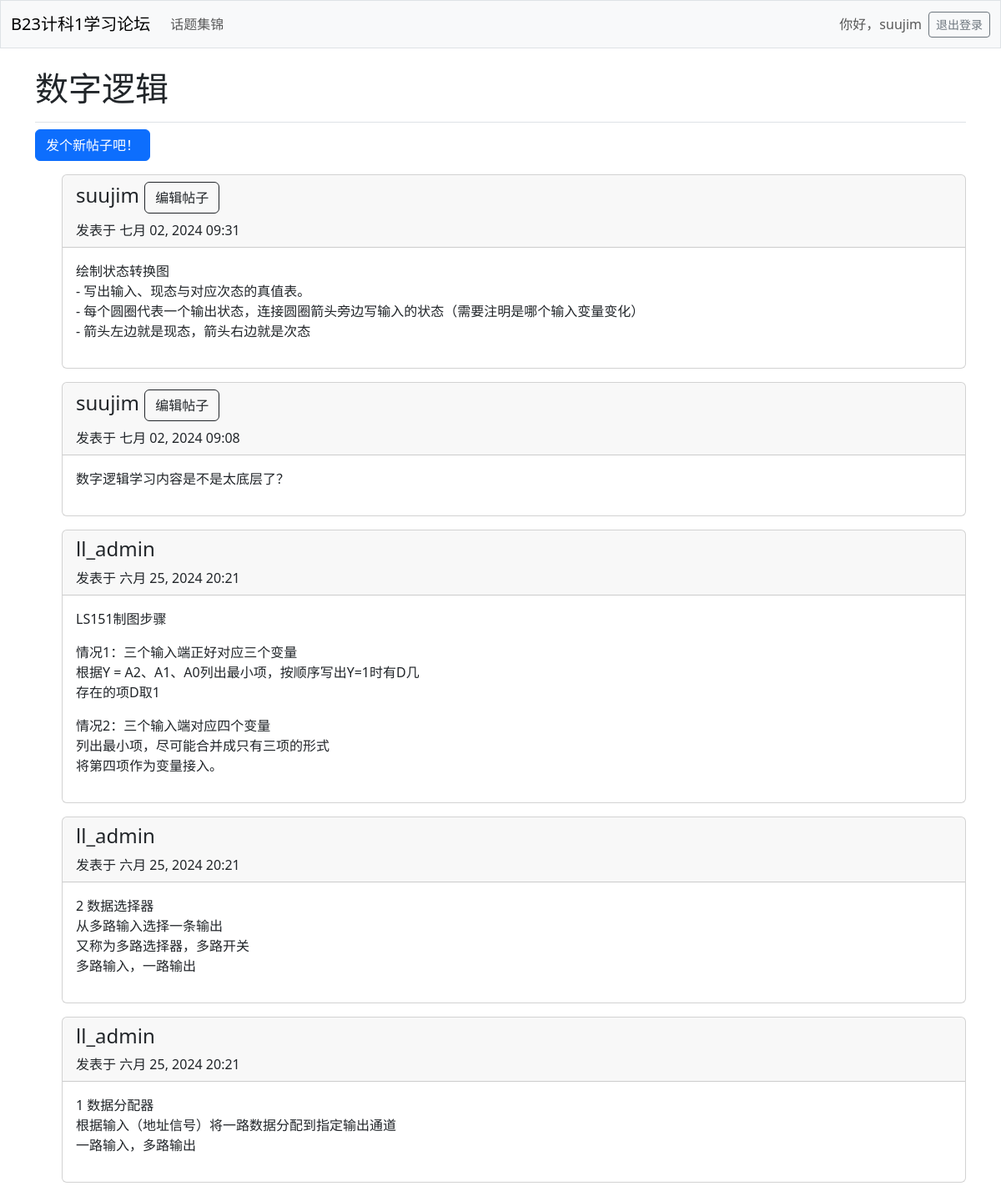
The app's page /topic/5/ (signed in) with its own data.
### learning_logs/models.py (models this page shows, shortened)
class Topic(models.Model): # Model是Django基本类
    text = models.CharField(max_length=200)
    date_added = models.DateTimeField(auto_now_add=True)
    owner = models.ForeignKey(User, on_delete=models.CASCADE)

class Entry(models.Model):
    topic = models.ForeignKey(Topic, on_delete=models.CASCADE)
    text = models.TextField()
    date_added = models.DateTimeField(auto_now_add=True)
    owner = models.ForeignKey(User, on_delete=models.CASCADE)
    class Meta: # 用于管理额外信息
        verbose_name_plural = 'entries' # 表示多个条目，默认会是Entry，不符合英语语法

### learning_logs/views.py (the view)
# urls.py: path('topic/<int:topic_id>/', views.topic, name='topic'),
@login_required
def topic(request, topic_id):
    topic = Topic.objects.get(id=topic_id) # 获取指定id的topic
    entries = topic.entry_set.order_by('-date_added') # 先展示新entry
    context = {'topic': topic, 'entries': entries}
    return render(request, 'learning_logs/topic.html', context)

### learning_logs/templates/learning_logs/topic.html
{% extends 'learning_logs/base.html' %}
{% block page_header %}
  <h1>{{ topic.text }}</h1>
{% endblock page_header %}
{% block content %}
  <p>
    <a class="btn btn-primary" href="{% url 'learning_logs:new_entry' topic.id %}">
      发个新帖子吧！
    </a>
  </p>
  <ul>
    {% for entry in entries %}
      <div class="card mb-3">
        <div class="card-header">
          <h4>
            {{ entry.owner }}
            {% if user == entry.owner %}
            <small>
              <a class="btn btn-outline-dark" href="{% url 'learning_logs:edit_entry' entry.id %}">
                编辑帖子
              </a>
            </small>
          {% endif %}
          </h4>
          发表于 {{ entry.date_added|date:'M d, Y H:i' }}
        </div>
        <div class="card-body">
          {{ entry.text|linebreaks }}
        </div>
      </div>
    {% empty %}
      <p>还没有人聊这个话题喔</p>
    {% endfor %}
{% endblock content %}

### learning_logs/templates/learning_logs/base.html (shortened to what this page needs)
<!doctype html>
<html lang="zh-hans">
  <head>
    {% load django_bootstrap5 %}
    {% bootstrap_css %}
  </head>
  <body>
    <nav class="navbar navbar-expand-md navbar-light bg-light mb-4 border">
      <div class="container-fluid">
        <a class="navbar-brand" href="{% url 'learning_logs:index' %}">
          B23计科1学习论坛
        </a>
        <div class="collapse navbar-collapse" id="navbarCollapse">
          <ul class="navbar-nav me-auto mb-2 mb-md-0">
             <li class="nav-item">
                <a class="nav-link" href="{% url 'learning_logs:topics' %}">
                  话题集锦
                </a>
              </li>
          </ul>
          <ul class="navbar-nav ms-auto mb-2 mb-md-0">
            {% if user.is_authenticated %}
              <li class="nav-item">
                <span class="navbar-text me-2">
                  你好，{{ user.username }}
                </span>
              </li>
            {% endif %}
          </ul>
          {% if user.is_authenticated %}
            <form action="{% url 'accounts:logout' %}" method="post">
              <button name="submit" class="btn btn-outline-secondary btn-sm">
                退出登录
              </button>
            </form>
          {% endif %}
        </div>
      </div>
    </nav>
    <main class="container">
      <div class="pb-2 mb-2 border-bottom">
        {% block page_header %}{% endblock page_header %}
      </div>
      <div>
        {% block content %}{% endblock content %}
      </div>
    </main>
  </body>
</html>

### records on screen
Topic: text "数字逻辑"
Entry: owner "suujim", shows "编辑帖子", date_added "七月 02, 2024 09:31", text "绘制状态转换图 - 写出输入、现态与对应次态的真值表。 - 每个圆圈代表一个输出状态，连接圆圈箭头旁边写输入的状态（需要注明是哪个输入变量变化） - 箭头左边就是现态，箭头右边就是次态"
Entry: owner "suujim", shows "编辑帖子", date_added "七月 02, 2024 09:08", text "数字逻辑学习内容是不是太底层了？"
Entry: owner "ll_admin", date_added "六月 25, 2024 20:21", text "LS151制图步骤 情况1：三个输入端正好对应三个变量 根据Y = A2、A1、A0列出最小项，按顺序写出Y=1时有D几 存在的项D取1 情况2：三个输入端对应四个变量 列出最小项，尽可能合并成只有三项的形式 将第四项作为变量接入。"
Entry: owner "ll_admin", date_added "六月 25, 2024 20:21", text "2 数据选择器 从多路输入选择一条输出 又称为多路选择器，多路开关 多路输入，一路输出"
Entry: owner "ll_admin", date_added "六月 25, 2024 20:21", text "1 数据分配器 根据输入（地址信号）将一路数据分配到指定输出通道 一路输入，多路输出"

### other values on screen
{{ user.username }} "suujim"
